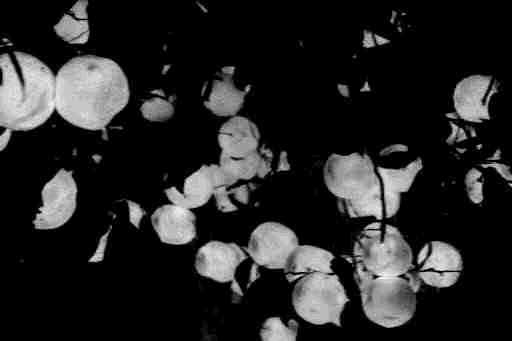
%> input picture code/low_contrast.jpg, 512 x 341 px
$ octave prob4.m   (GNU Octave 9; MATLAB toolbox functions it lacks are replaced by stand-ins)
%> lines starting %> are read from the running program, lines starting %| are printed output that depends on the picture; in (x1, y1, x2, y2) boxes, pixels count from 0 and x2, y2 are one past the last pixel; in counts of white or black regions, pixels touching at a corner belong together; the program's own positions count from 1
%% Examen Final
%% CE-Análisis numérico para ingeniería
%% I Semestre 2017
%% Nombre: Wilberth Varela Guillen
%% Carné: 2013053795

%% Código para problema 4

1;

pkg load image;

close all;

%% Muestre la imagen pero ajustando el contraste de forma logaritmica
function logimshow(A)

  valmax=1000;
  mn=min(A(:));
  mx=max(A(:));

  m=(valmax-1)/(mx-mn);
  b=1-m*mn;

  normaA=1./log(valmax);
  AA=log(m*A+b)*normaA;

  imshow(AA);
endfunction;

%% Muestre la imagen pero ajustando el contraste de forma lineal
function linimshow(A)

  mn=min(A(:));
  mx=max(A(:));

  m=1/(mx-mn);
  b=-m*mn;

  AA=m*double(A)+b;

  imshow(AA);
endfunction;


%% Lea la imagen a evaluar
Aorig=imread("low_contrast.jpg");
%> Aorig is the input picture: size 341x512 uint8; min 0, max 23, mean 3.5
figure(1);
hold off;
imshow(Aorig);


%%%%%%%%%%%%%%%%%%%%%%%%%%%%%%%%%%%%%%%%%%%%%%%%%%%%%%%%%%%%%%%%%
%% Problema 4.1
%%%%%%%%%%%%%%%%%%%%%%%%%%%%%%%%%%%%%%%%%%%%%%%%%%%%%%%%%%%%%%%%%

%% PONGA SU SOLUCIÓN AQUÍ:
C=Aorig; %% << Corrija el contraste
C1 = double(C)/255;
C2 = C1;

for n=1:512,
  for m=1:341,
    C2(m,n)=C1(m,n)*255/32;
    if (C2(m,n)>1)
      C2(m,n)=1;
    endif
  end
end
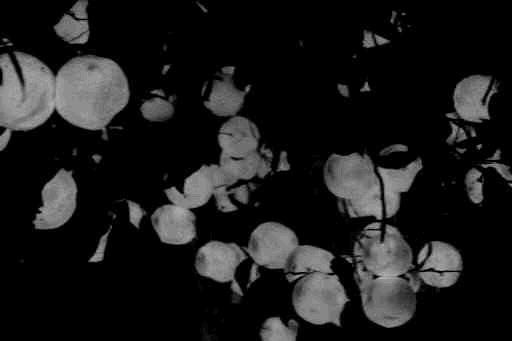
%> C2: size 341x512 double; min 0, max 0.719, mean 0.109

figure(2);
imshow(C2);

%%%%%%%%%%%%%%%%%%%%%%%%%%%%%%%%%%%%%%%%%%%%%%%%%%%%%%%%%%%%%%%%%
%% Problema 4.2
%%%%%%%%%%%%%%%%%%%%%%%%%%%%%%%%%%%%%%%%%%%%%%%%%%%%%%%%%%%%%%%%%

%S=Aorig>5; %% << Mejorar esto con un método de selección de umbral
S1=Aorig;
v = zeros(1,256);

for n=1:341,
  for m=1:512,
    pos=S1(n,m);
    val=v(1,pos+1);
    %disp(val);
    res=(val+1);
    v(1,pos+1)=res;
  endfor
endfor
%> after the loop, v = 256 values, max 122931 at index 1, min 0 at index 25, mean 682

for n=1:256,
  if(v(1,n)==0)
    f=(n-1)/2;
    break;
  endif
endfor
%> after the loop, f = 12

S=Aorig>f;
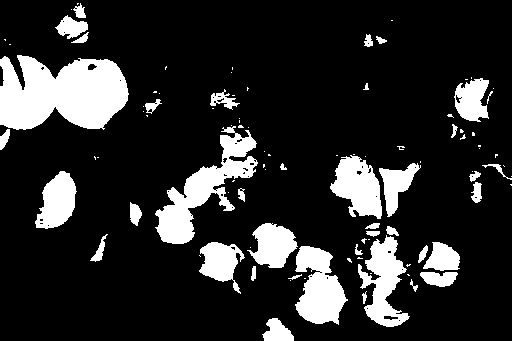
%> S: size 341x512 logical; 16.8% white; 99 white regions (59 under 20 px), largest, box (x1, y1, x2, y2) and area: (0, 55, 129, 130) 7337, (155, 126, 258, 244) 4020, (295, 246, 348, 325) 2670

figure(3);
imshow(S);

%%%%%%%%%%%%%%%%%%%%%%%%%%%%%%%%%%%%%%%%%%%%%%%%%%%%%%%%%%%%%%%%%
%% Problema 4.3
%%%%%%%%%%%%%%%%%%%%%%%%%%%%%%%%%%%%%%%%%%%%%%%%%%%%%%%%%%%%%%%%%

N=S; %% << Corregir esto
U= ones(5,5);
N1= imdilate(S,U);
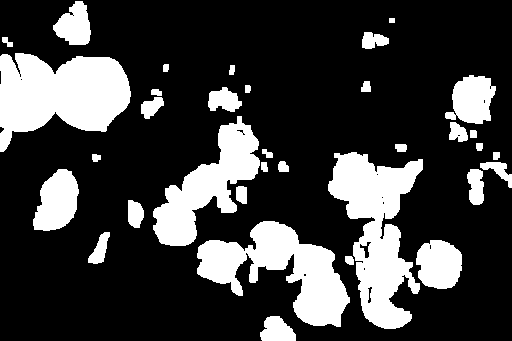
%> N1: size 341x512 logical; 24% white; 34 white regions, largest, box (x1, y1, x2, y2) and area: (0, 53, 131, 152) 8674, (328, 152, 423, 329) 8566, (197, 221, 350, 327) 7385
N= N1;


figure(4);
imshow(imresize(N,[341,512]));
